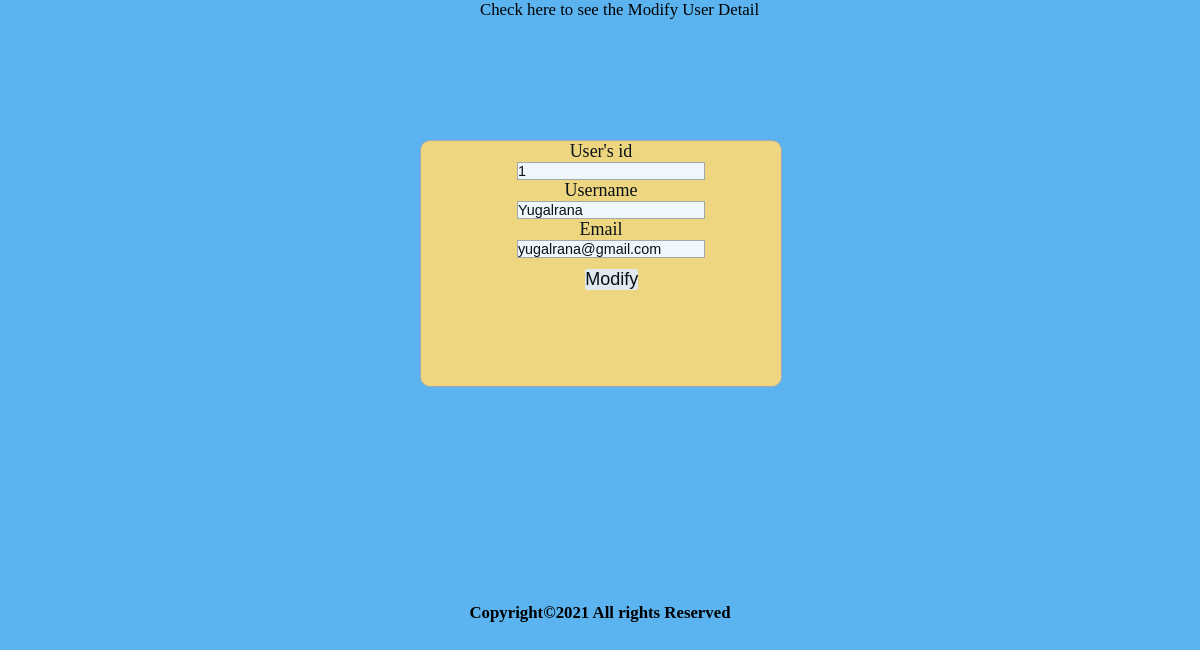
/quiz/update.php?id=1, run on the app's committed database.
### tables this page shows
CREATE TABLE `register` (
  `id` int(11) NOT NULL,
  `username` varchar(100) NOT NULL,
  `password` varchar(100) NOT NULL,
  `email` varchar(100) NOT NULL
);

### quiz/update.php (the view, shortened to what this page needs)
<?php
$servername='localhost';
$username='root';
$password='';
$dbname = "project";
$conn=mysqli_connect($servername,$username,$password,"$dbname");
$result = mysqli_query($conn,"SELECT * FROM register WHERE id='" . $_GET['id'] . "'");
$row= mysqli_fetch_array($result);
?>
<html>
<head>
<link rel="stylesheet" type="text/css" href="css/style1.css">
</head>
<body id="page1">
<form name="" method="post" action="">
<a  class="b-1" href="userlist.php">Check here to see the Modify User Detail</a><br>
<div class="container-1" style="padding-bottom:5px;">
User's id<br>
<input  class="btn-1" type="text" name="id"  value="<?php echo $row['id']; ?>">
<br>
Username<br>
<input  class="btn-1" type="text" name="username" class="txtField" value="<?php echo $row['username']; ?>">
<br>
Email<br>
<input  class="btn-1" type="Email" name="email" class="txtField" value="<?php echo $row['email']; ?>">
<br>
<input type="submit" name="submit" value="Modify" class="buttom">
</div>
</form>
<h2 class="ft-1">
Copyright©2021   All rights Reserved
</h2>
</body>
</html>

### quiz/css/style1.css (style rules this page uses)
* { margin:0; padding: 0; }
.container-1 { background-color: #1E90FF; margin: 0; padding: 0; }
.container-1 { background-color:hsl(44, 100%, 73%); border-radius:10px; border:solid 1px #A9A9A9; width:30%; height:30%; margin:10% 0 0 35%; text-align:center; font-size:1.5vw; opacity: 90%; }
a { text-decoration:none; text-align: center; border:none; outline:none; }
.btn-1 { font-size:1.2vw; margin:0 0 0 5.5%; outline:none; border:solid 1px #A9A9A9; }
.buttom { margin:3% 0 0 6%; font-size:1.5vw; outline:none; border:none; border-radius:2px; }
#page1 { background-color: #5BB3F0; }
a.b-1 { color:black; margin-left:40%; font-size:1.4vw; }
.ft-1 { text-align:center; margin-top:18%; font-size:1.4vw; font-weight: bold; }

### data on the page
register: id "1", username "Yugalrana", email "yugalrana@gmail.com"
